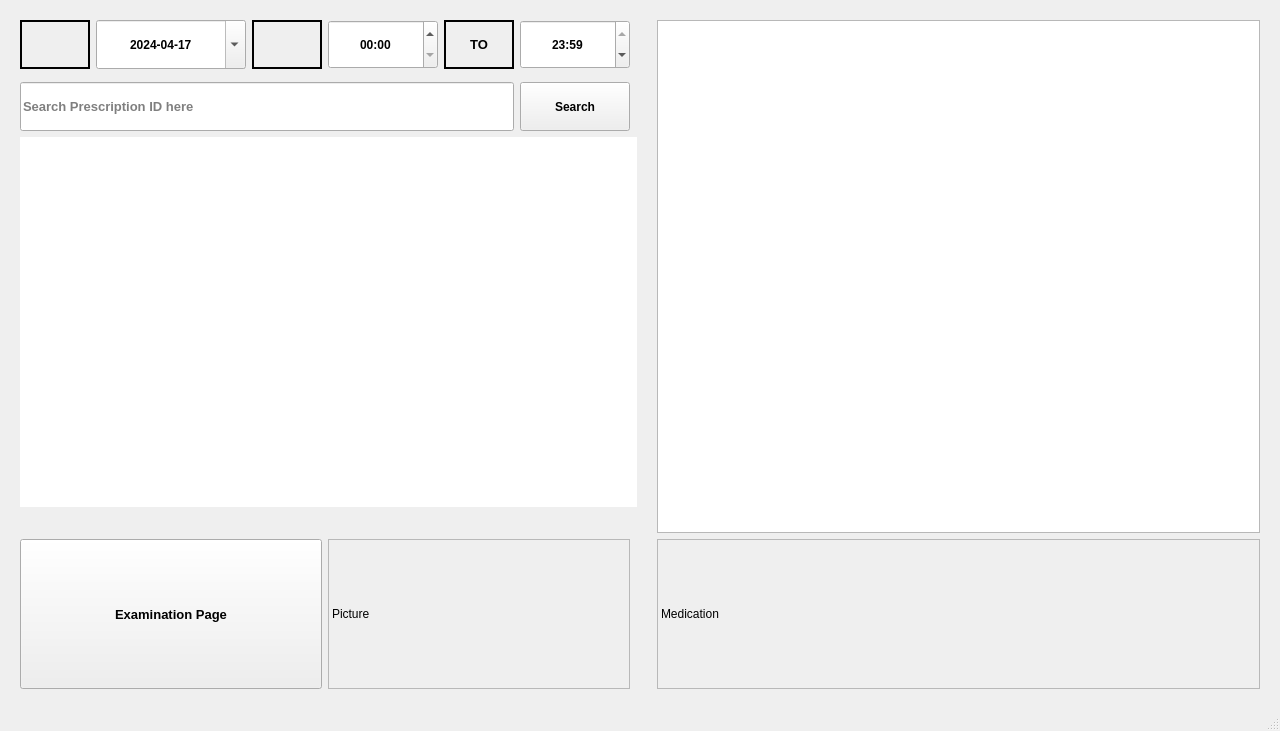
<?xml version="1.0" encoding="UTF-8"?>
<ui version="4.0">
 <class>MainWindow</class>
 <widget class="QMainWindow" name="MainWindow">
  <property name="geometry">
   <rect>
    <x>0</x>
    <y>0</y>
    <width>1280</width>
    <height>731</height>
   </rect>
  </property>
  <property name="minimumSize">
   <size>
    <width>1280</width>
    <height>731</height>
   </size>
  </property>
  <property name="maximumSize">
   <size>
    <width>1280</width>
    <height>731</height>
   </size>
  </property>
  <property name="windowTitle">
   <string>MainWindow</string>
  </property>
  <property name="iconSize">
   <size>
    <width>16</width>
    <height>16</height>
   </size>
  </property>
  <widget class="QWidget" name="centralwidget">
   <layout class="QGridLayout" name="gridLayout">
    <property name="leftMargin">
     <number>20</number>
    </property>
    <property name="topMargin">
     <number>20</number>
    </property>
    <property name="rightMargin">
     <number>20</number>
    </property>
    <property name="bottomMargin">
     <number>20</number>
    </property>
    <item row="0" column="7">
     <widget class="QDateEdit" name="dateEdit">
      <property name="minimumSize">
       <size>
        <width>150</width>
        <height>49</height>
       </size>
      </property>
      <property name="maximumSize">
       <size>
        <width>150</width>
        <height>16777215</height>
       </size>
      </property>
      <property name="font">
       <font>
        <weight>75</weight>
        <bold>true</bold>
       </font>
      </property>
      <property name="alignment">
       <set>Qt::AlignCenter</set>
      </property>
      <property name="displayFormat">
       <string>yyyy-MM-dd</string>
      </property>
      <property name="calendarPopup">
       <bool>true</bool>
      </property>
      <property name="date">
       <date>
        <year>2024</year>
        <month>4</month>
        <day>17</day>
       </date>
      </property>
     </widget>
    </item>
    <item row="8" column="6" colspan="3">
     <widget class="QPushButton" name="To_exampage_btn">
      <property name="minimumSize">
       <size>
        <width>100</width>
        <height>150</height>
       </size>
      </property>
      <property name="maximumSize">
       <size>
        <width>16777215</width>
        <height>16777215</height>
       </size>
      </property>
      <property name="font">
       <font>
        <pointsize>10</pointsize>
        <weight>75</weight>
        <bold>true</bold>
       </font>
      </property>
      <property name="text">
       <string>Examination Page</string>
      </property>
      <property name="icon">
       <iconset>
        <normaloff>../../fugue-icons-3.5.6-src/1f48a.png</normaloff>../../fugue-icons-3.5.6-src/1f48a.png</iconset>
      </property>
      <property name="iconSize">
       <size>
        <width>50</width>
        <height>50</height>
       </size>
      </property>
     </widget>
    </item>
    <item row="8" column="9" colspan="3">
     <widget class="QLabel" name="Select_Medication_Label">
      <property name="maximumSize">
       <size>
        <width>303</width>
        <height>150</height>
       </size>
      </property>
      <property name="frameShape">
       <enum>QFrame::StyledPanel</enum>
      </property>
      <property name="lineWidth">
       <number>2</number>
      </property>
      <property name="midLineWidth">
       <number>1</number>
      </property>
      <property name="text">
       <string>Picture</string>
      </property>
     </widget>
    </item>
    <item row="0" column="11">
     <widget class="QTimeEdit" name="Final_TimeEdit">
      <property name="minimumSize">
       <size>
        <width>110</width>
        <height>49</height>
       </size>
      </property>
      <property name="maximumSize">
       <size>
        <width>110</width>
        <height>16777215</height>
       </size>
      </property>
      <property name="font">
       <font>
        <weight>75</weight>
        <bold>true</bold>
       </font>
      </property>
      <property name="alignment">
       <set>Qt::AlignCenter</set>
      </property>
      <property name="displayFormat">
       <string>HH:mm</string>
      </property>
      <property name="time">
       <time>
        <hour>23</hour>
        <minute>59</minute>
        <second>0</second>
       </time>
      </property>
     </widget>
    </item>
    <item row="8" column="14">
     <widget class="QLabel" name="Select_Medication_Detail_Label">
      <property name="maximumSize">
       <size>
        <width>603</width>
        <height>150</height>
       </size>
      </property>
      <property name="frameShape">
       <enum>QFrame::StyledPanel</enum>
      </property>
      <property name="lineWidth">
       <number>2</number>
      </property>
      <property name="midLineWidth">
       <number>1</number>
      </property>
      <property name="text">
       <string>Medication</string>
      </property>
     </widget>
    </item>
    <item row="0" column="10">
     <widget class="QLabel" name="label_2">
      <property name="minimumSize">
       <size>
        <width>70</width>
        <height>49</height>
       </size>
      </property>
      <property name="maximumSize">
       <size>
        <width>70</width>
        <height>16777215</height>
       </size>
      </property>
      <property name="font">
       <font>
        <pointsize>10</pointsize>
        <weight>75</weight>
        <bold>true</bold>
       </font>
      </property>
      <property name="frameShape">
       <enum>QFrame::Box</enum>
      </property>
      <property name="lineWidth">
       <number>2</number>
      </property>
      <property name="midLineWidth">
       <number>1</number>
      </property>
      <property name="text">
       <string>TO</string>
      </property>
      <property name="alignment">
       <set>Qt::AlignCenter</set>
      </property>
     </widget>
    </item>
    <item row="0" column="8">
     <widget class="QLabel" name="label_4">
      <property name="minimumSize">
       <size>
        <width>70</width>
        <height>0</height>
       </size>
      </property>
      <property name="frameShape">
       <enum>QFrame::Box</enum>
      </property>
      <property name="lineWidth">
       <number>2</number>
      </property>
      <property name="midLineWidth">
       <number>1</number>
      </property>
      <property name="text">
       <string/>
      </property>
      <property name="pixmap">
       <pixmap>../../fugue-icons-3.5.6-src/bonus/icons-shadowless-32/clock.png</pixmap>
      </property>
      <property name="alignment">
       <set>Qt::AlignCenter</set>
      </property>
     </widget>
    </item>
    <item row="3" column="6" colspan="8">
     <widget class="QTableView" name="Exam_List_Table">
      <property name="maximumSize">
       <size>
        <width>617</width>
        <height>370</height>
       </size>
      </property>
      <property name="font">
       <font>
        <weight>75</weight>
        <bold>true</bold>
       </font>
      </property>
      <property name="frameShape">
       <enum>QFrame::NoFrame</enum>
      </property>
      <property name="frameShadow">
       <enum>QFrame::Plain</enum>
      </property>
      <property name="lineWidth">
       <number>2</number>
      </property>
      <property name="midLineWidth">
       <number>1</number>
      </property>
      <property name="editTriggers">
       <set>QAbstractItemView::SelectedClicked</set>
      </property>
      <property name="selectionMode">
       <enum>QAbstractItemView::SingleSelection</enum>
      </property>
      <attribute name="horizontalHeaderDefaultSectionSize">
       <number>315</number>
      </attribute>
      <attribute name="horizontalHeaderShowSortIndicator" stdset="0">
       <bool>true</bool>
      </attribute>
      <attribute name="horizontalHeaderStretchLastSection">
       <bool>true</bool>
      </attribute>
     </widget>
    </item>
    <item row="0" column="9">
     <widget class="QTimeEdit" name="Init_TimeEdit">
      <property name="minimumSize">
       <size>
        <width>110</width>
        <height>49</height>
       </size>
      </property>
      <property name="maximumSize">
       <size>
        <width>110</width>
        <height>16777215</height>
       </size>
      </property>
      <property name="font">
       <font>
        <weight>75</weight>
        <bold>true</bold>
       </font>
      </property>
      <property name="alignment">
       <set>Qt::AlignCenter</set>
      </property>
      <property name="displayFormat">
       <string>HH:mm</string>
      </property>
     </widget>
    </item>
    <item row="0" column="14" rowspan="8">
     <widget class="QTableView" name="Exam_Result_Table">
      <property name="enabled">
       <bool>true</bool>
      </property>
      <property name="minimumSize">
       <size>
        <width>603</width>
        <height>0</height>
       </size>
      </property>
      <property name="maximumSize">
       <size>
        <width>603</width>
        <height>16777215</height>
       </size>
      </property>
      <property name="font">
       <font>
        <weight>75</weight>
        <bold>true</bold>
       </font>
      </property>
      <property name="frameShape">
       <enum>QFrame::StyledPanel</enum>
      </property>
      <property name="frameShadow">
       <enum>QFrame::Plain</enum>
      </property>
      <property name="lineWidth">
       <number>2</number>
      </property>
      <property name="midLineWidth">
       <number>1</number>
      </property>
      <property name="editTriggers">
       <set>QAbstractItemView::SelectedClicked</set>
      </property>
      <property name="selectionMode">
       <enum>QAbstractItemView::SingleSelection</enum>
      </property>
      <attribute name="horizontalHeaderDefaultSectionSize">
       <number>300</number>
      </attribute>
      <attribute name="horizontalHeaderMinimumSectionSize">
       <number>100</number>
      </attribute>
      <attribute name="horizontalHeaderStretchLastSection">
       <bool>true</bool>
      </attribute>
     </widget>
    </item>
    <item row="0" column="6">
     <widget class="QLabel" name="label">
      <property name="minimumSize">
       <size>
        <width>70</width>
        <height>49</height>
       </size>
      </property>
      <property name="maximumSize">
       <size>
        <width>70</width>
        <height>49</height>
       </size>
      </property>
      <property name="frameShape">
       <enum>QFrame::Box</enum>
      </property>
      <property name="lineWidth">
       <number>2</number>
      </property>
      <property name="midLineWidth">
       <number>1</number>
      </property>
      <property name="text">
       <string/>
      </property>
      <property name="pixmap">
       <pixmap>../../fugue-icons-3.5.6-src/bonus/icons-shadowless-32/calendar-blue.png</pixmap>
      </property>
      <property name="scaledContents">
       <bool>false</bool>
      </property>
      <property name="alignment">
       <set>Qt::AlignCenter</set>
      </property>
     </widget>
    </item>
    <item row="2" column="6" colspan="5">
     <widget class="QLineEdit" name="lineEdit">
      <property name="minimumSize">
       <size>
        <width>100</width>
        <height>49</height>
       </size>
      </property>
      <property name="maximumSize">
       <size>
        <width>617</width>
        <height>16777215</height>
       </size>
      </property>
      <property name="font">
       <font>
        <pointsize>10</pointsize>
        <weight>75</weight>
        <bold>true</bold>
       </font>
      </property>
      <property name="placeholderText">
       <string>Search Prescription ID here</string>
      </property>
     </widget>
    </item>
    <item row="2" column="11">
     <widget class="QPushButton" name="Datetime_search_btn">
      <property name="minimumSize">
       <size>
        <width>0</width>
        <height>49</height>
       </size>
      </property>
      <property name="font">
       <font>
        <weight>75</weight>
        <bold>true</bold>
       </font>
      </property>
      <property name="text">
       <string>Search</string>
      </property>
     </widget>
    </item>
   </layout>
  </widget>
  <widget class="QMenuBar" name="menubar">
   <property name="geometry">
    <rect>
     <x>0</x>
     <y>0</y>
     <width>1280</width>
     <height>26</height>
    </rect>
   </property>
  </widget>
  <widget class="QStatusBar" name="statusbar"/>
 </widget>
 <resources/>
 <connections/>
</ui>
